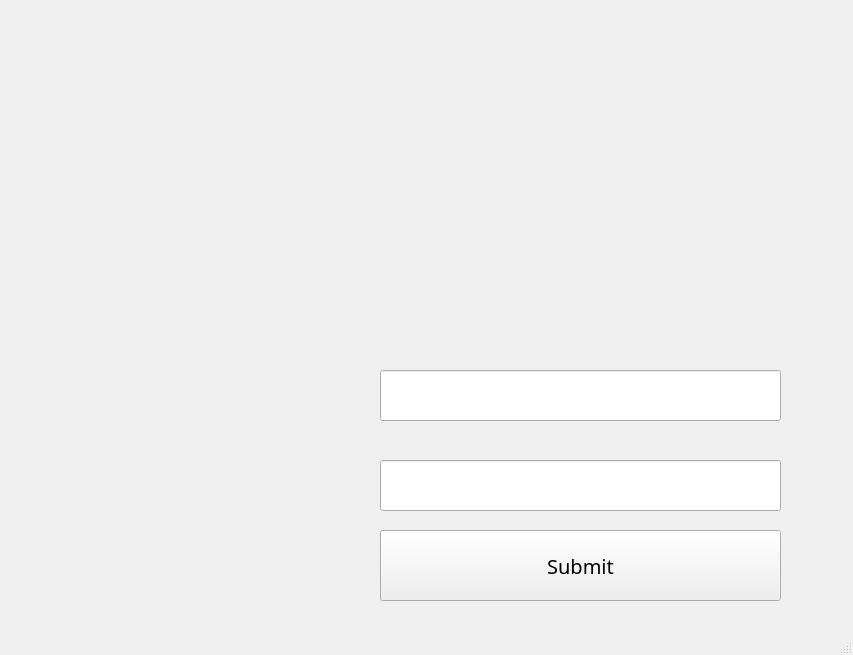
<?xml version="1.0" encoding="UTF-8"?>
<ui version="4.0">
 <class>MainWindow</class>
 <widget class="QMainWindow" name="MainWindow">
  <property name="geometry">
   <rect>
    <x>0</x>
    <y>0</y>
    <width>853</width>
    <height>655</height>
   </rect>
  </property>
  <property name="sizePolicy">
   <sizepolicy hsizetype="Fixed" vsizetype="Fixed">
    <horstretch>0</horstretch>
    <verstretch>0</verstretch>
   </sizepolicy>
  </property>
  <property name="minimumSize">
   <size>
    <width>853</width>
    <height>655</height>
   </size>
  </property>
  <property name="maximumSize">
   <size>
    <width>853</width>
    <height>655</height>
   </size>
  </property>
  <property name="windowTitle">
   <string>Oragon Login</string>
  </property>
  <property name="styleSheet">
   <string notr="true"/>
  </property>
  <widget class="QWidget" name="centralwidget">
   <widget class="QLineEdit" name="lineEdit">
    <property name="geometry">
     <rect>
      <x>380</x>
      <y>370</y>
      <width>401</width>
      <height>51</height>
     </rect>
    </property>
    <property name="font">
     <font>
      <family>Montserrat Alternates SemiBold</family>
      <pointsize>15</pointsize>
     </font>
    </property>
    <property name="text">
     <string/>
    </property>
   </widget>
   <widget class="QLineEdit" name="lineEdit_2">
    <property name="geometry">
     <rect>
      <x>380</x>
      <y>460</y>
      <width>401</width>
      <height>51</height>
     </rect>
    </property>
    <property name="font">
     <font>
      <family>Montserrat Alternates Black</family>
      <pointsize>15</pointsize>
     </font>
    </property>
    <property name="echoMode">
     <enum>QLineEdit::Password</enum>
    </property>
   </widget>
   <widget class="QLabel" name="label">
    <property name="geometry">
     <rect>
      <x>0</x>
      <y>0</y>
      <width>853</width>
      <height>655</height>
     </rect>
    </property>
    <property name="styleSheet">
     <string notr="true"/>
    </property>
    <property name="text">
     <string/>
    </property>
   </widget>
   <widget class="QPushButton" name="Submit">
    <property name="geometry">
     <rect>
      <x>380</x>
      <y>530</y>
      <width>401</width>
      <height>71</height>
     </rect>
    </property>
    <property name="font">
     <font>
      <family>Montserrat Alternates SemiBold</family>
      <pointsize>15</pointsize>
     </font>
    </property>
    <property name="text">
     <string>Submit</string>
    </property>
   </widget>
  </widget>
  <widget class="QStatusBar" name="statusbar"/>
 </widget>
 <resources>
  <include location="../logo.qrc"/>
 </resources>
 <connections/>
</ui>
